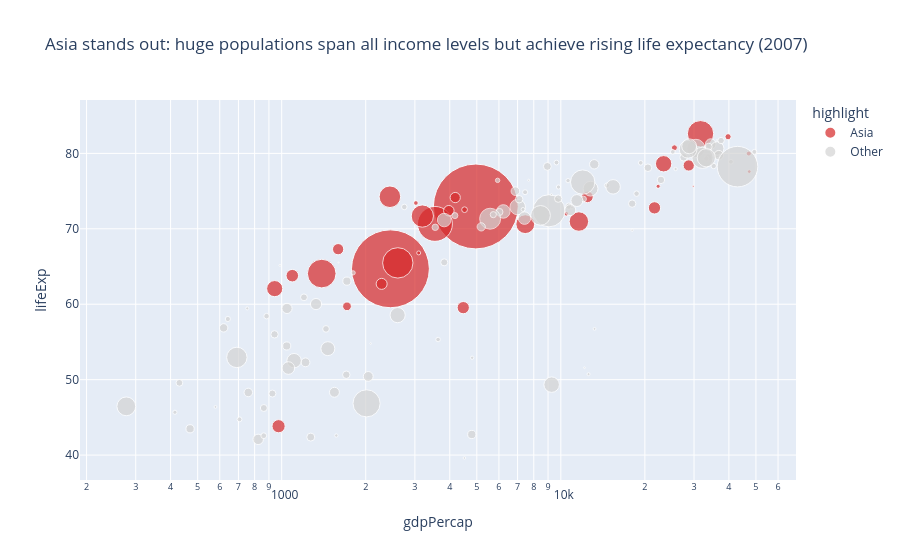

Source (notebook cell):
### Markdown cell above
## Task 2 — Bubble chart: tell a story

**What to build:** A bubble chart (full 2007 dataset, all countries) where:
- x = GDP per capita (log scale)
- y = life expectancy
- size = population
- colour = ONE continent highlighted (your choice), all others grey
- At least one annotation explaining the highlighted group's story

> This is the grey-and-highlight technique applied to a bubble chart.

### Code cell
# Task 2
# YOUR CODE HERE
# Task 2 — Bubble chart: tell a story

import plotly.express as px

# Filter for 2007 only
df_2007 = df[df["year"] == 2007].copy()

# Create highlight column (Asia vs Others)
df_2007["highlight"] = df_2007["continent"].apply(
    lambda x: "Asia" if x == "Asia" else "Other"
)

# Bubble chart
fig = px.scatter(
    df_2007,
    x="gdpPercap",
    y="lifeExp",
    size="pop",
    color="highlight",
    hover_name="country",
    log_x=True,
    size_max=60,
    color_discrete_map={
        "Asia": "#d62728",   # highlight colour
        "Other": "lightgrey"
    },
    title="Asia stands out: huge populations span all income levels but achieve rising life expectancy (2007)"
)

# Add annotation 
fig.add_annotation(
    x=3000, y=70,
    text="Asian countries include the world's largest populations<br>across a wide GDP range, yet many achieve solid life expectancy",
    showarrow=True,
    arrowhead=2
)

fig.show()

### Figure 1 — Plotly figure (JSON) as saved in the notebook; plotly's stock layout.template omitted (floating-point values rounded to 4 significant figures)
{"data": [{"hovertemplate": "<b>%{hovertext}</b><br><br>highlight=Asia<br>gdpPercap=%{x}<br>lifeExp=%{y}<br>pop=%{marker.size}<extra></extra>", "hovertext": ["Afghanistan", "Bahrain", "Bangladesh", "Cambodia", "China", "Hong Kong, China", "India", "Indonesia", "Iran", "Iraq", "Israel", "Japan", "Jordan", "Korea, Dem. Rep.", "Korea, Rep.", "Kuwait", "Lebanon", "Malaysia", "Mongolia", "Myanmar", "Nepal", "Oman", "Pakistan", "Philippines", "Saudi Arabia", "Singapore", "Sri Lanka", "Syria", "Taiwan", "Thailand", "Vietnam", "West Bank and Gaza", "Yemen, Rep."], "legendgroup": "Asia", "marker": {"color": "#d62728", "size": [31889923, 708573, 150448339, 14131858, 1318683096, 6980412, 1110396331, 223547000, 69453570, 27499638, 6426679, 127467972, 6053193, 23301725, 49044790, 2505559, 3921278, 24821286, 2874127, 47761980, 28901790, 3204897, 169270617, 91077287, 27601038, 4553009, 20378239, 19314747, 23174294, 65068149, 85262356, 4018332, 22211743], "sizemode": "area", "sizeref": 366300.0, "symbol": "circle"}, "mode": "markers", "name": "Asia", "orientation": "v", "showlegend": true, "type": "scatter", "x": [974.6, 29800.0, 1391.0, 1714.0, 4959.0, 39720.0, 2452.0, 3541.0, 11610.0, 4471.0, 25520.0, 31660.0, 4519.0, 1593.0, 23350.0, 47310.0, 10460.0, 12450.0, 3096.0, 944.0, 1091.0, 22320.0, 2606.0, 3190.0, 21650.0, 47140.0, 3970.0, 4185.0, 28720.0, 7458.0, 2442.0, 3025.0, 2281.0], "xaxis": "x", "y": [43.83, 75.64, 64.06, 59.72, 72.96, 82.21, 64.7, 70.65, 70.96, 59.55, 80.75, 82.6, 72.53, 67.3, 78.62, 77.59, 71.99, 74.24, 66.8, 62.07, 63.78, 75.64, 65.48, 71.69, 72.78, 79.97, 72.4, 74.14, 78.4, 70.62, 74.25, 73.42, 62.7], "yaxis": "y"}, {"hovertemplate": "<b>%{hovertext}</b><br><br>highlight=Other<br>gdpPercap=%{x}<br>lifeExp=%{y}<br>pop=%{marker.size}<extra></extra>", "hovertext": ["Albania", "Algeria", "Angola", "Argentina", "Australia", "Austria", "Belgium", "Benin", "Bolivia", "Bosnia and Herzegovina", "Botswana", "Brazil", "Bulgaria", "Burkina Faso", "Burundi", "Cameroon", "Canada", "Central African Republic", "Chad", "Chile", "Colombia", "Comoros", "Congo, Dem. Rep.", "Congo, Rep.", "Costa Rica", "Cote d'Ivoire", "Croatia", "Cuba", "Czech Republic", "Denmark", "Djibouti", "Dominican Republic", "Ecuador", "Egypt", "El Salvador", "Equatorial Guinea", "Eritrea", "Ethiopia", "Finland", "France", "Gabon", "Gambia", "Germany", "Ghana", "Greece", "Guatemala", "Guinea", "Guinea-Bissau", "Haiti", "Honduras", "Hungary", "Iceland", "Ireland", "Italy", "Jamaica", "Kenya", "Lesotho", "Liberia", "Libya", "Madagascar", "Malawi", "Mali", "Mauritania", "Mauritius", "Mexico", "Montenegro", "Morocco", "Mozambique", "Namibia", "Netherlands", "New Zealand", "Nicaragua", "Niger", "Nigeria", "Norway", "Panama", "Paraguay", "Peru", "Poland", "Portugal", "Puerto Rico", "Reunion", "Romania", "Rwanda", "Sao Tome and Principe", "Senegal", "Serbia", "Sierra Leone", "Slovak Republic", "Slovenia", "Somalia", "South Africa", "Spain", "Sudan", "Swaziland", "Sweden", "Switzerland", "Tanzania", "Togo", "Trinidad and Tobago", "Tunisia", "Turkey", "Uganda", "United Kingdom", "United States", "Uruguay", "Venezuela", "Zambia", "Zimbabwe"], "legendgroup": "Other", "marker": {"color": "lightgrey", "size": [3600523, 33333216, 12420476, 40301927, 20434176, 8199783, 10392226, 8078314, 9119152, 4552198, 1639131, 190010647, 7322858, 14326203, 8390505, 17696293, 33390141, 4369038, 10238807, 16284741, 44227550, 710960, 64606759, 3800610, 4133884, 18013409, 4493312, 11416987, 10228744, 5468120, 496374, 9319622, 13755680, 80264543, 6939688, 551201, 4906585, 76511887, 5238460, 61083916, 1454867, 1688359, 82400996, 22873338, 10706290, 12572928, 9947814, 1472041, 8502814, 7483763, 9956108, 301931, 4109086, 58147733, 2780132, 35610177, 2012649, 3193942, 6036914, 19167654, 13327079, 12031795, 3270065, 1250882, 108700891, 684736, 33757175, 19951656, 2055080, 16570613, 4115771, 5675356, 12894865, 135031164, 4627926, 3242173, 6667147, 28674757, 38518241, 10642836, 3942491, 798094, 22276056, 8860588, 199579, 12267493, 10150265, 6144562, 5447502, 2009245, 9118773, 43997828, 40448191, 42292929, 1133066, 9031088, 7554661, 38139640, 5701579, 1056608, 10276158, 71158647, 29170398, 60776238, 301139947, 3447496, 26084662, 11746035, 12311143], "sizemode": "area", "sizeref": 366300.0, "symbol": "circle"}, "mode": "markers", "name": "Other", "orientation": "v", "showlegend": true, "type": "scatter", "x": [5937.0, 6223.0, 4797.0, 12780.0, 34440.0, 36130.0, 33690.0, 1441.0, 3822.0, 7446.0, 12570.0, 9066.0, 10680.0, 1217.0, 430.1, 2042.0, 36320.0, 706.0, 1704.0, 13170.0, 7007.0, 986.1, 277.6, 3633.0, 9645.0, 1545.0, 14620.0, 8948.0, 22830.0, 35280.0, 2082.0, 6025.0, 6873.0, 5581.0, 5728.0, 12150.0, 641.4, 690.8, 33210.0, 30470.0, 13210.0, 752.7, 32170.0, 1328.0, 27540.0, 5186.0, 942.7, 579.2, 1202.0, 3548.0, 18010.0, 36180.0, 40680.0, 28570.0, 7321.0, 1463.0, 1569.0, 414.5, 12060.0, 1045.0, 759.3, 1043.0, 1803.0, 10960.0, 11980.0, 9254.0, 3820.0, 823.7, 4811.0, 36800.0, 25190.0, 2749.0, 619.7, 2014.0, 49360.0, 9809.0, 4173.0, 7409.0, 15390.0, 20510.0, 19330.0, 7670.0, 10810.0, 863.1, 1598.0, 1712.0, 9787.0, 862.5, 18680.0, 25770.0, 926.1, 9270.0, 28820.0, 2602.0, 4513.0, 33860.0, 37510.0, 1107.0, 883.0, 18010.0, 7093.0, 8458.0, 1056.0, 33200.0, 42950.0, 10610.0, 11420.0, 1271.0, 469.7], "xaxis": "x", "y": [76.42, 72.3, 42.73, 75.32, 81.23, 79.83, 79.44, 56.73, 65.55, 74.85, 50.73, 72.39, 73.0, 52.3, 49.58, 50.43, 80.65, 44.74, 50.65, 78.55, 72.89, 65.15, 46.46, 55.32, 78.78, 48.33, 75.75, 78.27, 76.49, 78.33, 54.79, 72.23, 74.99, 71.34, 71.88, 51.58, 58.04, 52.95, 79.31, 80.66, 56.73, 59.45, 79.41, 60.02, 79.48, 70.26, 56.01, 46.39, 60.92, 70.2, 73.34, 81.76, 78.89, 80.55, 72.57, 54.11, 42.59, 45.68, 73.95, 59.44, 48.3, 54.47, 64.16, 72.8, 76.19, 74.54, 71.16, 42.08, 52.91, 79.76, 80.2, 72.9, 56.87, 46.86, 80.2, 75.54, 71.75, 71.42, 75.56, 78.1, 78.75, 76.44, 72.48, 46.24, 65.53, 63.06, 74.0, 42.57, 74.66, 77.93, 48.16, 49.34, 80.94, 58.56, 39.61, 80.88, 81.7, 52.52, 58.42, 69.82, 73.92, 71.78, 51.54, 79.42, 78.24, 76.38, 73.75, 42.38, 43.49], "yaxis": "y"}], "layout": {"annotations": [{"arrowhead": 2, "showarrow": true, "text": "Asian countries include the world's largest populations<br>across a wide GDP range, yet many achieve solid life expectancy", "x": 3000, "y": 70}], "legend": {"itemsizing": "constant", "title": {"text": "highlight"}, "tracegroupgap": 0}, "title": {"text": "Asia stands out: huge populations span all income levels but achieve rising life expectancy (2007)"}, "xaxis": {"anchor": "y", "domain": [0, 1], "title": {"text": "gdpPercap"}, "type": "log"}, "yaxis": {"anchor": "x", "domain": [0, 1], "title": {"text": "lifeExp"}}}}
